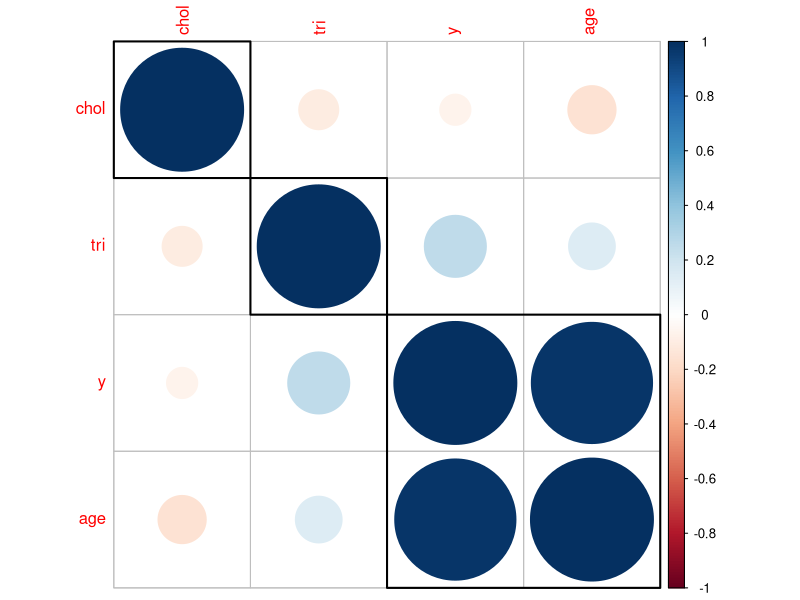
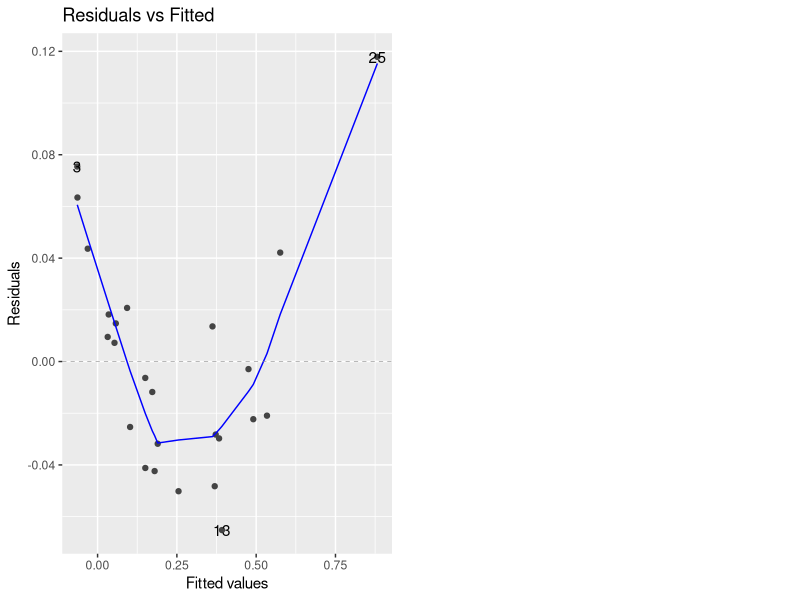
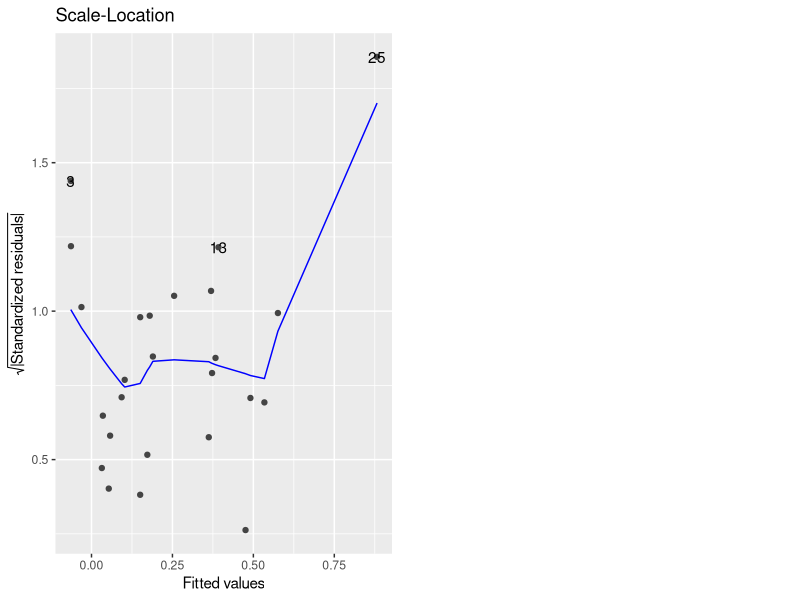
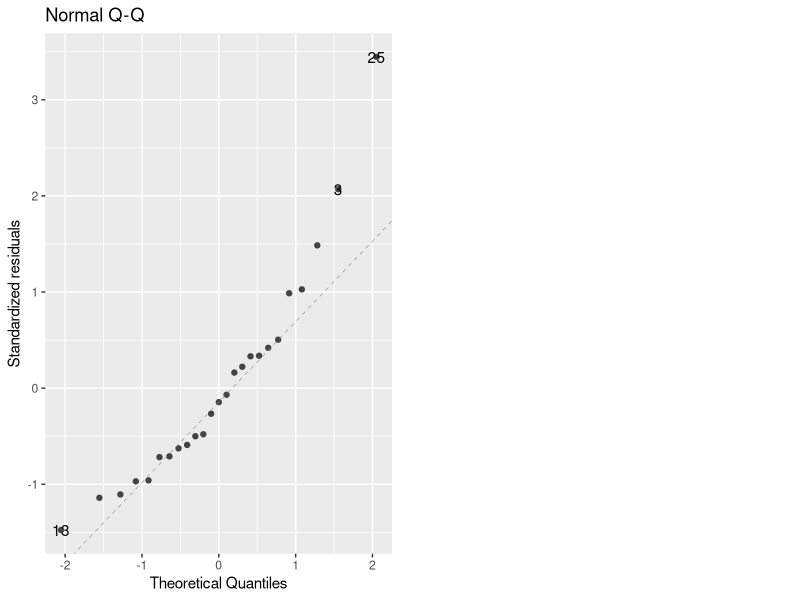
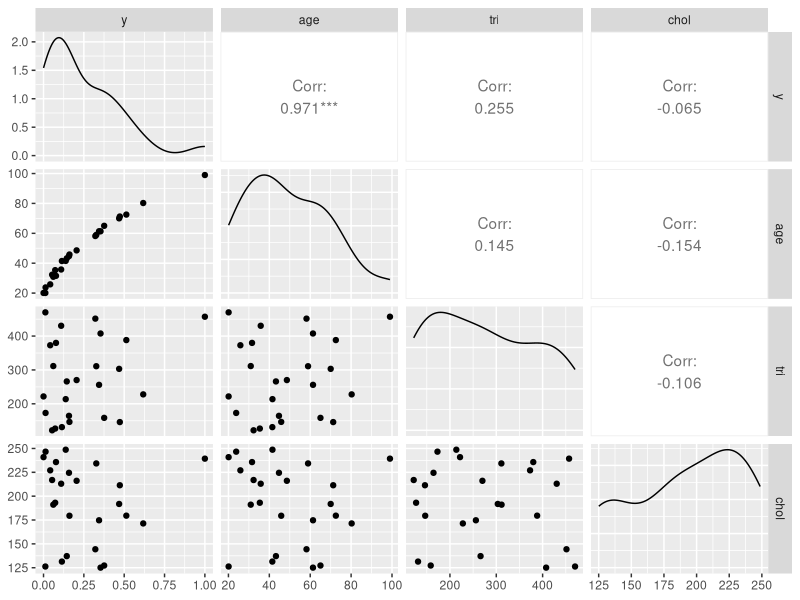
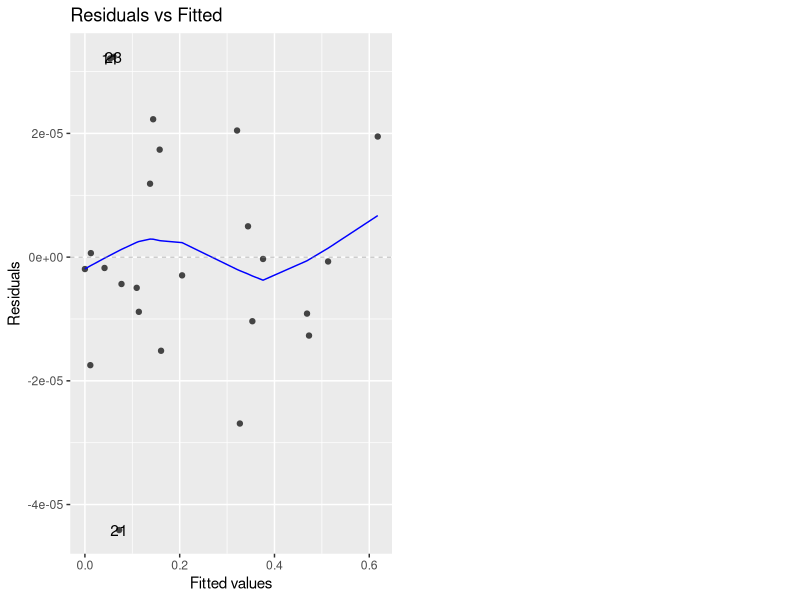
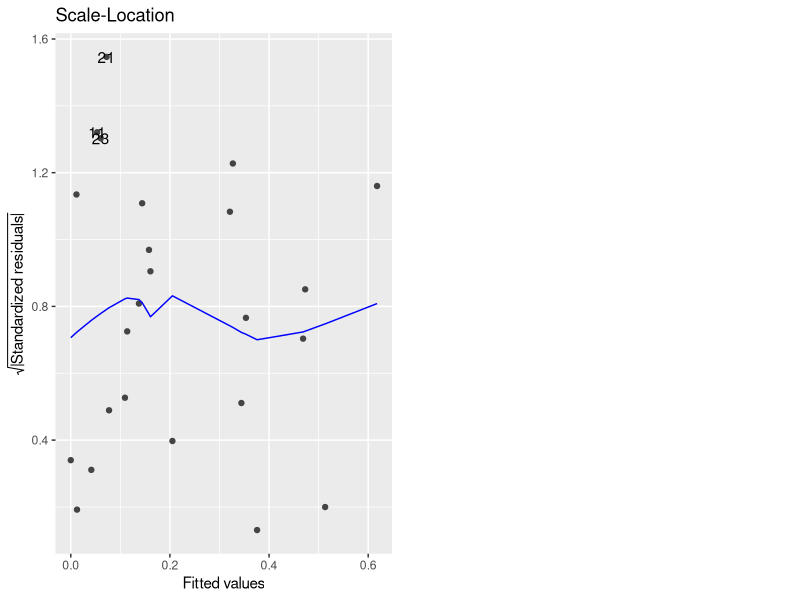
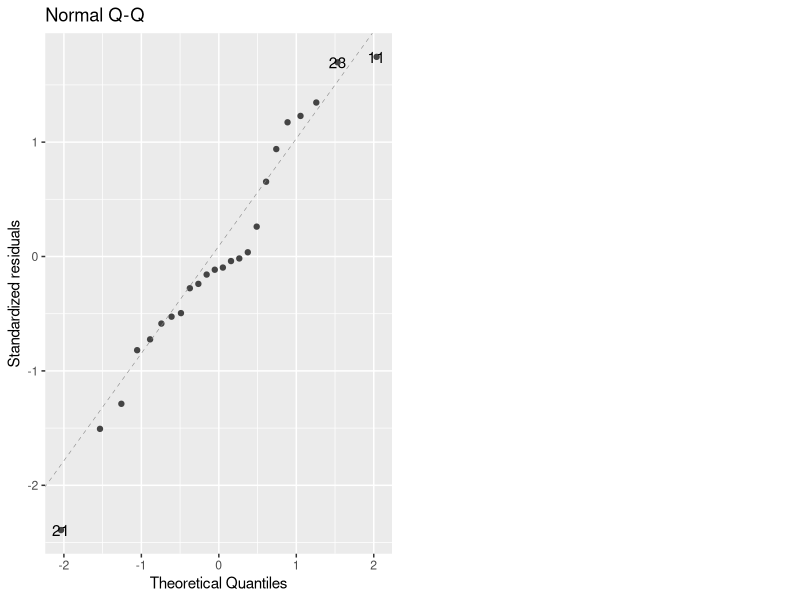

Source code (R) for these figures, in order:
## ---- chunk 1
library(rmarkdown)
health <- read.table("health.txt", header = TRUE, sep = " ", dec = ".")
paged_table(health)
## ---- chunk 2
Health <- health[2:5]

library(dplyr)
library(corrplot)
correlation_matrix<-cor(Health)
corrplot(correlation_matrix, order = 'hclust',addrect = 3)
## ---- chunk 3
model <- lm(y ~ ., data = Health)

coefficients(model)
summary(model)
## ---- chunk 4
library(ggfortify)
library(car)
autoplot(model,1)
## ---- chunk 5
autoplot(model,3)
## ---- chunk 6
set.seed(0)
durbinWatsonTest(model)
## ---- chunk 7
autoplot(model,2)
## ---- chunk 8
library(GGally)
ggpairs(Health, progress = F)
## ---- chunk 9
Health2 <- Health
Health2$age_sq <- Health2$age^2
Health2 <- Health2[1:24,]

model2 <- lm(y ~ ., data = Health2)

summary(model2)
coefficients(model2)
## ---- chunk 10
library(ggfortify)
library(car)
autoplot(model2,1)
## ---- chunk 11
autoplot(model2,3)
## ---- chunk 12
set.seed(0)
durbinWatsonTest(model2)
## ---- chunk 13
autoplot(model2,2)
